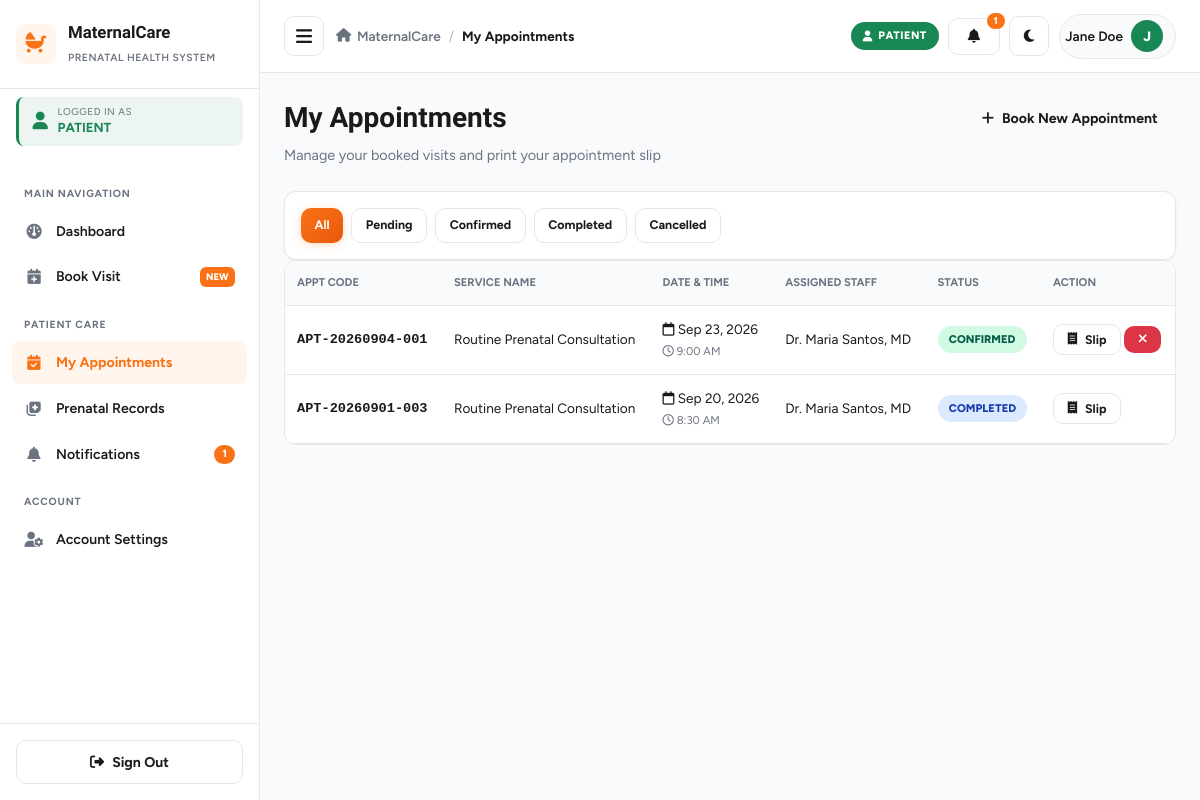
The app's page /patient/my_appointments.php (signed in) with its own data.
### tables this page shows
CREATE TABLE IF NOT EXISTS `appointments` (
    `id` INT AUTO_INCREMENT PRIMARY KEY,
    `appointment_code` VARCHAR(20) NOT NULL UNIQUE,
    `patient_id` INT NOT NULL,
    `service_id` INT NOT NULL,
    `healthcare_worker_id` INT DEFAULT NULL,
    `appointment_date` DATE NOT NULL,
    `appointment_time` TIME NOT NULL,
    `status` ENUM('pending', 'confirmed', 'completed', 'cancelled', 'missed') NOT NULL DEFAULT 'pending',
    `notes` TEXT DEFAULT NULL,
    `room` VARCHAR(100) DEFAULT NULL,
    `worker_notified` TINYINT(1) NOT NULL DEFAULT 0,
    `worker_confirmed_at` DATETIME DEFAULT NULL,
    `created_at` TIMESTAMP DEFAULT CURRENT_TIMESTAMP,
    `updated_at` TIMESTAMP DEFAULT CURRENT_TIMESTAMP ON UPDATE CURRENT_TIMESTAMP,
    INDEX `idx_appt_date_service` (`appointment_date`, `service_id`, `status`),
    FOREIGN KEY (`patient_id`) REFERENCES `patients`(`id`) ON DELETE CASCADE,
    FOREIGN KEY (`service_id`) REFERENCES `services`(`id`) ON DELETE RESTRICT,
    FOREIGN KEY (`healthcare_worker_id`) REFERENCES `users`(`id`) ON DELETE SET NULL
);

CREATE TABLE IF NOT EXISTS `services` (
    `id` INT AUTO_INCREMENT PRIMARY KEY,
    `service_name` VARCHAR(100) NOT NULL,
    `description` TEXT DEFAULT NULL,
    `duration_minutes` INT NOT NULL DEFAULT 30,
    `max_daily_slots` INT NOT NULL DEFAULT 15,
    `form_fields` LONGTEXT DEFAULT NULL,
    `updated_at` TIMESTAMP NULL DEFAULT NULL,
    `is_active` TINYINT(1) NOT NULL DEFAULT 1,
    `created_at` TIMESTAMP DEFAULT CURRENT_TIMESTAMP
);

CREATE TABLE IF NOT EXISTS `users` (
    `id` INT AUTO_INCREMENT PRIMARY KEY,
    `username` VARCHAR(50) NOT NULL UNIQUE,
    `email` VARCHAR(100) NOT NULL UNIQUE,
    `password` VARCHAR(255) NOT NULL,
    `role` ENUM('patient', 'healthcare_worker', 'admin') NOT NULL DEFAULT 'patient',
    `full_name` VARCHAR(100) NOT NULL,
    `phone` VARCHAR(20) DEFAULT NULL,
    `status` ENUM('active', 'inactive', 'archived') NOT NULL DEFAULT 'active',
    `address` TEXT DEFAULT NULL,
    `avatar` VARCHAR(255) DEFAULT NULL,
    `room` VARCHAR(100) DEFAULT NULL,
    `deleted_at` TIMESTAMP NULL DEFAULT NULL,
    `created_at` TIMESTAMP DEFAULT CURRENT_TIMESTAMP,
    `updated_at` TIMESTAMP DEFAULT CURRENT_TIMESTAMP ON UPDATE CURRENT_TIMESTAMP
);

### config/config.php (called while the page is built, shortened)
<?php
function getCsrfToken() {
    return $_SESSION['csrf_token'];
}
function sanitize($data) {
    return htmlspecialchars(trim((string)$data), ENT_QUOTES, 'UTF-8');
}
function formatDate($dateStr, $format = 'M d, Y') {
    return date($format, strtotime($dateStr));
}

### patient/my_appointments.php (the view, shortened to what this page needs)
<?php
require_once __DIR__ . '/../config/config.php';
$userId = getCurrentUserId();
$statusFilter = $_GET['status'] ?? 'all';
try {
    $db = getDB();
    $stmt = $db->prepare("SELECT id FROM patients WHERE user_id = ?");
    $stmt->execute([$userId]);
    $patient = $stmt->fetch();
    $patientId = $patient['id'] ?? 0;
    $sql = "SELECT a.*, s.service_name, s.duration_minutes, u.full_name as doctor_name FROM appointments a JOIN services s ON a.service_id = s.id LEFT JOIN users u ON a.healthcare_worker_id = u.id WHERE a.patient_id = ?";
    $params = [$patientId];
    $sql .= " ORDER BY a.appointment_date DESC, a.appointment_time DESC";
    $apptStmt = $db->prepare($sql);
    $apptStmt->execute($params);
    $appointments = $apptStmt->fetchAll();
} catch (Exception $e) {
    die("Error loading appointments: " . $e->getMessage());
}
include __DIR__ . '/../includes/header.php';
?>
<div class="page-header">
    <div class="page-title">
        <h1>My Appointments</h1>
        <p>Manage your booked visits and print your appointment slip</p>
    </div>
    <div>
        <a href="book_appointment.php" class="btn btn-accent">
            <i class="fa-solid fa-plus"></i> Book New Appointment
        </a>
    </div>
</div>
<div class="dashboard-card" style="padding: 1rem;">
    <div style="display: flex; gap: 0.5rem; flex-wrap: wrap;">
        <a href="my_appointments.php?status=all" class="btn btn-sm <?php echo $statusFilter === 'all' ? 'btn-primary' : 'btn-outline'; ?>">All</a>
        <a href="my_appointments.php?status=pending" class="btn btn-sm <?php echo $statusFilter === 'pending' ? 'btn-primary' : 'btn-outline'; ?>">Pending</a>
        <a href="my_appointments.php?status=confirmed" class="btn btn-sm <?php echo $statusFilter === 'confirmed' ? 'btn-primary' : 'btn-outline'; ?>">Confirmed</a>
        <a href="my_appointments.php?status=completed" class="btn btn-sm <?php echo $statusFilter === 'completed' ? 'btn-primary' : 'btn-outline'; ?>">Completed</a>
        <a href="my_appointments.php?status=cancelled" class="btn btn-sm <?php echo $statusFilter === 'cancelled' ? 'btn-primary' : 'btn-outline'; ?>">Cancelled</a>
    </div>
</div>
<div class="table-responsive">
    <table class="table">
        <thead>
            <tr>
                <th>Appt Code</th>
                <th>Service Name</th>
                <th>Date & Time</th>
                <th>Assigned Staff</th>
                <th>Status</th>
                <th>Action</th>
            </tr>
        </thead>
        <tbody>
            <?php if (count($appointments) > 0): ?>
                <?php foreach ($appointments as $appt): ?>
                    <tr>
                        <td><strong><code><?php echo sanitize($appt['appointment_code']); ?></code></strong></td>
                        <td><?php echo sanitize($appt['service_name']); ?></td>
                        <td>
                            <i class="fa-regular fa-calendar"></i> <?php echo formatDate($appt['appointment_date']); ?><br>
                            <small class="text-muted"><i class="fa-regular fa-clock"></i> <?php echo date('g:i A', strtotime($appt['appointment_time'])); ?></small>
                        </td>
                        <td><?php echo sanitize($appt['doctor_name'] ?? 'Pending Assignment'); ?></td>
                        <td><span class="badge badge-<?php echo $appt['status']; ?>"><?php echo ucfirst($appt['status']); ?></span></td>
                        <td>
                            <button type="button" onclick="showVoucherModal(<?php echo htmlspecialchars(json_encode($appt)); ?>)" class="btn btn-outline btn-sm" title="View Appointment Slip">
                                <i class="fa-solid fa-receipt"></i> Slip
                            </button>
                            <?php if (in_array($appt['status'], ['pending', 'confirmed'])): ?>
                                <button type="button" onclick="updateAppointmentStatus(<?php echo $appt['id']; ?>, 'cancelled', '<?php echo getCsrfToken(); ?>')" class="btn btn-danger btn-sm" title="Cancel Booking">
                                    <i class="fa-solid fa-xmark"></i>
                                </button>
                            <?php endif; ?>
                        </td>
                    </tr>
                <?php endforeach; ?>
            <?php endif; ?>
        </tbody>
    </table>
</div>

### assets/css/style.css (style rules this page uses)
:root { --primary: #f97316; --primary-dark: #ea580c; --primary-light: #fff5ed; --success: #10b981; --warning: #f59e0b; --danger: #dc3545; --info: #0d6efd; --bg-body: #f8fafc; --surface: #ffffff; --text-dark: #1a1a1a; --text-muted: #6b7280; --border-color: #e5e7eb; --radius-sm: 8px; --radius-md: 12px; --radius-lg: 16px; --shadow-sm: 0 1px 3px rgba(0, 0, 0, 0.05); --shadow-md: 0 4px 12px rgba(0, 0, 0, 0.08); --shadow-lg: 0 10px 30px rgba(0, 0, 0, 0.12); --transition: all 0.25s ease; --sidebar-width: 260px; }
* { margin: 0; padding: 0; box-sizing: border-box; }
html, body { max-width: 100%; overflow-x: hidden; }
body { font-family: 'Figtree', -apple-system, BlinkMacSystemFont, 'Segoe UI', sans-serif; background: var(--bg-body); color: var(--text-dark); line-height: 1.5; font-size: 15px; transition: background 0.3s ease, color 0.3s ease; }
h1, h2, h3, h4, h5, h6 { font-family: 'Bricolage Grotesque', 'Figtree', sans-serif; font-weight: 700; color: var(--text-dark); }
a { color: inherit; text-decoration: none; }
.page-header { display: flex; justify-content: space-between; align-items: flex-start; gap: 1rem; margin-bottom: 1.5rem; flex-wrap: wrap; }
.page-header h1 { font-size: 1.75rem; margin-bottom: 0.35rem; }
.page-header p { color: var(--text-muted); font-size: 0.9rem; }
.dashboard-card { background: var(--surface); border: 1px solid var(--border-color); border-radius: var(--radius-md); padding: 1.5rem; box-shadow: var(--shadow-sm); transition: background 0.3s ease, border-color 0.3s ease; }
.btn { display: inline-flex; align-items: center; justify-content: center; gap: 0.5rem; padding: 0.65rem 1.15rem; border-radius: 10px; border: none; font-family: inherit; font-size: 0.88rem; font-weight: 700; cursor: pointer; transition: var(--transition); text-decoration: none; white-space: nowrap; }
.btn-primary { background: linear-gradient(135deg, #f97316 0%, #ea580c 100%); color: #fff; box-shadow: 0 2px 8px rgba(249, 115, 22, 0.25); }
.btn-outline { background: transparent; color: var(--text-dark); border: 1.5px solid var(--border-color); }
.btn-danger { background: var(--danger); color: #fff; }
.btn-sm { padding: 0.45rem 0.85rem; font-size: 0.78rem; }
.badge { display: inline-block; padding: 0.3rem 0.7rem; border-radius: 20px; font-size: 0.7rem; font-weight: 800; text-transform: uppercase; }
.badge-confirmed { background: #d1fae5; color: #065f46; }
.badge-completed { background: #dbeafe; color: #1e40af; }
.table-responsive { width: 100%; overflow-x: auto; border-radius: var(--radius-md); background: var(--surface); border: 1px solid var(--border-color); }
.table { width: 100%; border-collapse: collapse; font-size: 0.85rem; }
.table th { text-align: left; padding: 0.85rem 0.75rem; font-size: 0.7rem; text-transform: uppercase; color: var(--text-muted); font-weight: 700; background: var(--bg-body); border-bottom: 1px solid var(--border-color); }
.table td { padding: 0.85rem 0.75rem; font-size: 0.85rem; border-bottom: 1px solid var(--border-color); color: var(--text-dark); }
.text-muted { color: var(--text-muted); }

### records on screen
appointments: appointment_code "APT-20260904-001", service.service_name "Routine Prenatal Consultation", appointment_date "Sep 23, 2026", appointment_time "9:00 AM", healthcare_worker.full_name "Dr. Maria Santos, MD", status "CONFIRMED"
appointments: appointment_code "APT-20260901-003", service.service_name "Routine Prenatal Consultation", appointment_date "Sep 20, 2026", appointment_time "8:30 AM", healthcare_worker.full_name "Dr. Maria Santos, MD", status "COMPLETED"

### other values on screen
$role['label'] "PATIENT"
$item['section'] "MAIN NAVIGATION"
$item['label'] "Dashboard"
$item['label'] "Book Visit"
$item['badge'] "NEW"
$item['section'] "PATIENT CARE"
$item['label'] "My Appointments"
$item['label'] "Prenatal Records"
$item['label'] "Notifications"
$unreadNotifCount "1"
$item['section'] "ACCOUNT"
$item['label'] "Account Settings"
$pageTitle "My Appointments"
$currentName "Jane Doe"
$userInitial "J"
